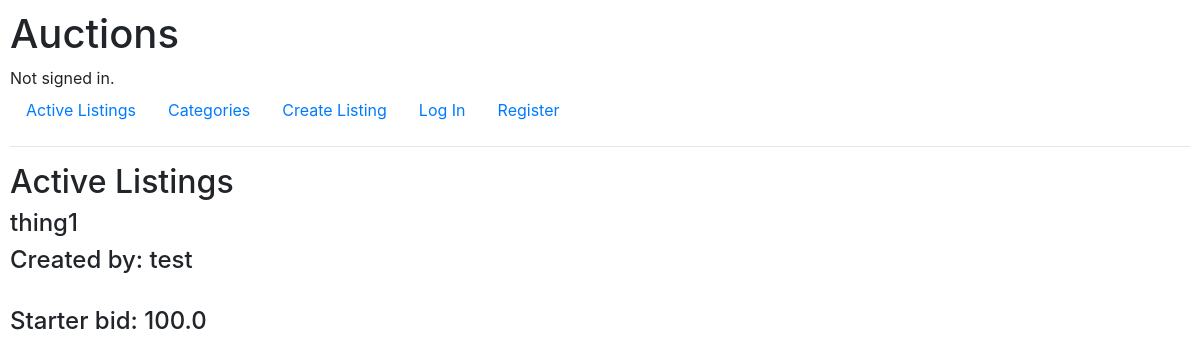
Before: / with the older database file.
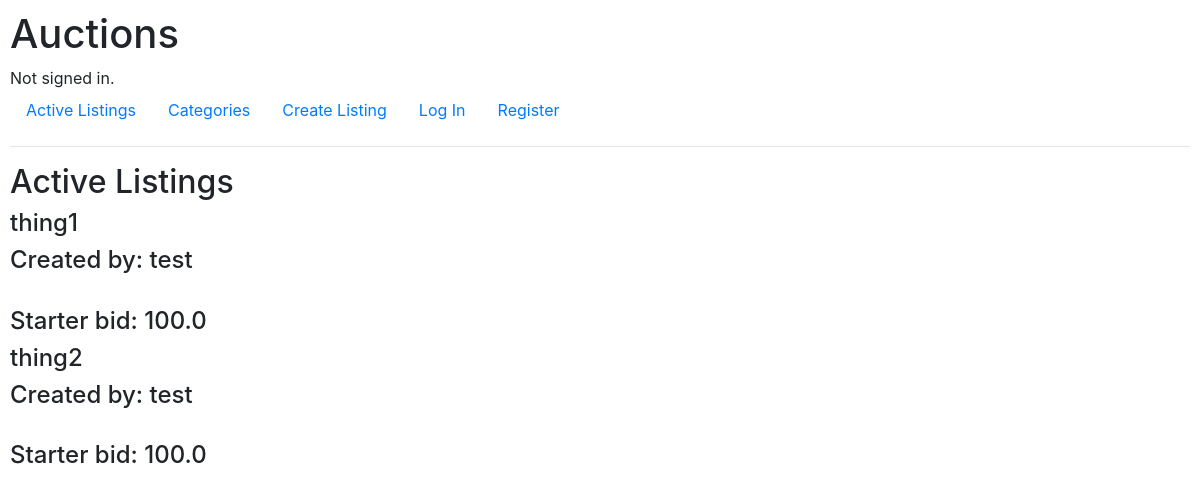
After: the same page with the newer database file.
### auctions/models.py (models this page shows)
class Auction(models.Model):
    created_user = models.ForeignKey(User, on_delete=models.CASCADE, related_name="auction_created")
    title = models.CharField(max_length=64)
    description = models.CharField(max_length=256)
    image =  models.URLField(max_length=512, blank=True)
    categories = models.CharField(max_length=64, blank=True)
    start_bid = models.FloatField()
    active = models.BooleanField(default=True, blank=False)
    current_winner = models.ForeignKey(User, blank=True, on_delete = models.CASCADE, related_name="winner", null=True)

class User(AbstractUser):
    pass

### auctions/views.py (the view)
# urls.py: path("", views.index, name="index"),
def index(request):
    return render(request, "auctions/index.html",{
        "auctions": Auction.objects.all()
    })

### auctions/templates/auctions/index.html (shortened to what this page needs)
{% extends "auctions/layout.html" %}
{% block body %}
    <h2>Active Listings</h2>
    {% for auction in auctions %}
        <div>
            <h4>{{auction.title}}</h4>
            <h4>Created by: {{auction.created_user.username}}</h4>
            <h4>Starter bid: {{auction.start_bid}}</h4>
        </div>
    {% empty %}
        <h3>There's no auction for now!</h3>
    {% endfor %}
{% endblock %}

### auctions/templates/auctions/layout.html (shortened to what this page needs)
{% load static %}
<!DOCTYPE html>
<html lang="en">
    <head>
        <link rel="stylesheet" href="https://stackpath.bootstrapcdn.com/bootstrap/4.4.1/css/bootstrap.min.css">
        <link href="{% static 'auctions/styles.css' %}" rel="stylesheet">
    </head>
    <body>
        <h1>Auctions</h1>
        <div>
            {% if user.is_authenticated %}
                Signed in as <strong>{{ user.username }}</strong>.
            {% else %}
                Not signed in.
            {% endif %}
        </div>
        <ul class="nav">
            <li class="nav-item">
                <a class="nav-link" href="{% url 'index' %}">Active Listings</a>
            </li>
                <li class="nav-item">
                    <a class="nav-link" href="{% url 'categories' %}">Categories</a>
                </li>
                <li class="nav-item">
                    <a class="nav-link" href="{% url 'create' %}">Create Listing</a>
                </li>
            {% if user.is_authenticated %}
                <li class="nav-item">
                    <a class="nav-link" href="{% url 'logout' %}">Log Out</a>
                </li>
                <li class="nav-item">
                    <a class="nav-link" href="{% url 'watchlist' user.id %}">Watchlist</a>
                </li>
            {% else %}
                <li class="nav-item">
                    <a class="nav-link" href="{% url 'login' %}">Log In</a>
                </li>
                <li class="nav-item">
                    <a class="nav-link" href="{% url 'register' %}">Register</a>
                </li>
            {% endif %}
        </ul>
        <hr>
        {% block body %}
        {% endblock %}
    </body>
</html>

### auctions/static/auctions/styles.css (style rules this page uses)
body { padding: 10px; }

Changed rows visible on the page:
added Auction: title "thing2", created_user.username "test", start_bid "100.0"
